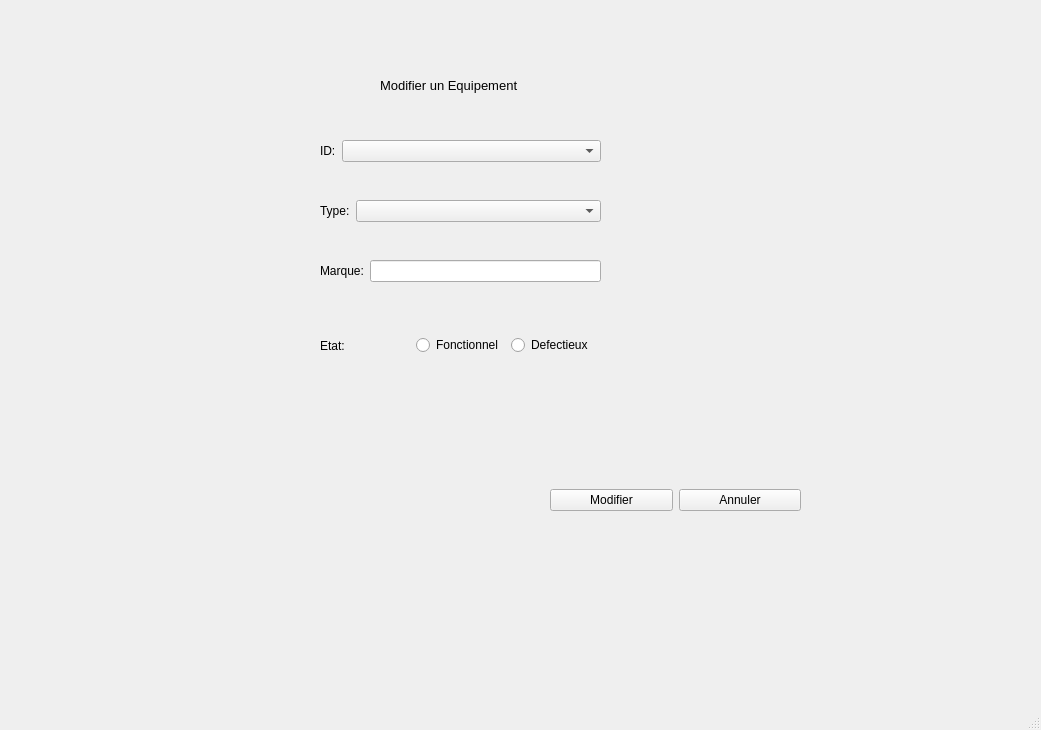
<?xml version="1.0" encoding="UTF-8"?>
<ui version="4.0">
 <class>EquipmentDialog</class>
 <widget class="QMainWindow" name="EquipmentDialog">
  <property name="geometry">
   <rect>
    <x>0</x>
    <y>0</y>
    <width>1041</width>
    <height>730</height>
   </rect>
  </property>
  <property name="windowTitle">
   <string>MainWindow</string>
  </property>
  <widget class="QWidget" name="centralwidget">
   <widget class="QStackedWidget" name="stackedWidget">
    <property name="geometry">
     <rect>
      <x>0</x>
      <y>0</y>
      <width>1031</width>
      <height>691</height>
     </rect>
    </property>
    <property name="currentIndex">
     <number>2</number>
    </property>
    <widget class="QWidget" name="page">
     <widget class="QLabel" name="label">
      <property name="geometry">
       <rect>
        <x>370</x>
        <y>40</y>
        <width>131</width>
        <height>41</height>
       </rect>
      </property>
      <property name="text">
       <string>Ajouter un Equipement</string>
      </property>
     </widget>
     <widget class="QWidget" name="formLayoutWidget">
      <property name="geometry">
       <rect>
        <x>310</x>
        <y>130</y>
        <width>301</width>
        <height>41</height>
       </rect>
      </property>
      <layout class="QFormLayout" name="formLayout">
       <item row="0" column="0">
        <widget class="QLabel" name="label_2">
         <property name="text">
          <string>ID:</string>
         </property>
        </widget>
       </item>
       <item row="0" column="1">
        <widget class="QLineEdit" name="eID"/>
       </item>
      </layout>
     </widget>
     <widget class="QWidget" name="formLayoutWidget_2">
      <property name="geometry">
       <rect>
        <x>310</x>
        <y>260</y>
        <width>301</width>
        <height>41</height>
       </rect>
      </property>
      <layout class="QFormLayout" name="formLayout_2">
       <item row="0" column="0">
        <widget class="QLabel" name="label_3">
         <property name="text">
          <string>Marque:</string>
         </property>
        </widget>
       </item>
       <item row="0" column="1">
        <widget class="QLineEdit" name="e_marque"/>
       </item>
      </layout>
     </widget>
     <widget class="QWidget" name="formLayoutWidget_3">
      <property name="geometry">
       <rect>
        <x>310</x>
        <y>190</y>
        <width>301</width>
        <height>51</height>
       </rect>
      </property>
      <layout class="QFormLayout" name="formLayout_3">
       <item row="0" column="1">
        <widget class="QComboBox" name="e_type">
         <item>
          <property name="text">
           <string/>
          </property>
         </item>
         <item>
          <property name="text">
           <string>PC</string>
          </property>
         </item>
         <item>
          <property name="text">
           <string>Impremente</string>
          </property>
         </item>
         <item>
          <property name="text">
           <string>Clavier</string>
          </property>
         </item>
         <item>
          <property name="text">
           <string>Souris</string>
          </property>
         </item>
         <item>
          <property name="text">
           <string>Software</string>
          </property>
         </item>
        </widget>
       </item>
       <item row="0" column="0">
        <widget class="QLabel" name="label_4">
         <property name="text">
          <string>Type:</string>
         </property>
        </widget>
       </item>
      </layout>
     </widget>
     <widget class="QWidget" name="horizontalLayoutWidget">
      <property name="geometry">
       <rect>
        <x>310</x>
        <y>330</y>
        <width>301</width>
        <height>61</height>
       </rect>
      </property>
      <layout class="QHBoxLayout" name="horizontalLayout">
       <item>
        <widget class="QLabel" name="label_5">
         <property name="text">
          <string>Etat:</string>
         </property>
        </widget>
       </item>
       <item>
        <widget class="QRadioButton" name="radioButton_etat_2">
         <property name="text">
          <string>Fonctionnel</string>
         </property>
        </widget>
       </item>
       <item>
        <widget class="QRadioButton" name="radioButton_etat">
         <property name="text">
          <string>Defectieux</string>
         </property>
        </widget>
       </item>
      </layout>
     </widget>
     <widget class="QWidget" name="horizontalLayoutWidget_2">
      <property name="geometry">
       <rect>
        <x>580</x>
        <y>440</y>
        <width>261</width>
        <height>111</height>
       </rect>
      </property>
      <layout class="QHBoxLayout" name="horizontalLayout_2">
       <item>
        <widget class="QPushButton" name="Add_button_equi">
         <property name="text">
          <string>Ajouter</string>
         </property>
        </widget>
       </item>
       <item>
        <widget class="QPushButton" name="Cancel_button">
         <property name="text">
          <string>Annuler</string>
         </property>
        </widget>
       </item>
      </layout>
     </widget>
    </widget>
    <widget class="QWidget" name="page_2">
     <widget class="QPushButton" name="update_btn">
      <property name="geometry">
       <rect>
        <x>870</x>
        <y>270</y>
        <width>111</width>
        <height>41</height>
       </rect>
      </property>
      <property name="text">
       <string>Modifier</string>
      </property>
     </widget>
     <widget class="QPushButton" name="delete_equi_btn">
      <property name="geometry">
       <rect>
        <x>870</x>
        <y>330</y>
        <width>111</width>
        <height>41</height>
       </rect>
      </property>
      <property name="text">
       <string>Supprimer</string>
      </property>
     </widget>
     <widget class="QPushButton" name="pushButton_3">
      <property name="geometry">
       <rect>
        <x>870</x>
        <y>550</y>
        <width>111</width>
        <height>41</height>
       </rect>
      </property>
      <property name="text">
       <string>Quitter</string>
      </property>
     </widget>
     <widget class="QPushButton" name="pushButton_AjouterLink">
      <property name="geometry">
       <rect>
        <x>870</x>
        <y>210</y>
        <width>111</width>
        <height>41</height>
       </rect>
      </property>
      <property name="text">
       <string>Ajouter</string>
      </property>
     </widget>
     <widget class="QLabel" name="label_6">
      <property name="geometry">
       <rect>
        <x>150</x>
        <y>0</y>
        <width>281</width>
        <height>51</height>
       </rect>
      </property>
      <property name="font">
       <font>
        <pointsize>16</pointsize>
       </font>
      </property>
      <property name="layoutDirection">
       <enum>Qt::LeftToRight</enum>
      </property>
      <property name="text">
       <string>Les équipements</string>
      </property>
      <property name="alignment">
       <set>Qt::AlignCenter</set>
      </property>
     </widget>
     <widget class="QTableView" name="tableView">
      <property name="geometry">
       <rect>
        <x>20</x>
        <y>210</y>
        <width>631</width>
        <height>401</height>
       </rect>
      </property>
     </widget>
     <widget class="QWidget" name="formLayoutWidget_4">
      <property name="geometry">
       <rect>
        <x>20</x>
        <y>60</y>
        <width>351</width>
        <height>52</height>
       </rect>
      </property>
      <layout class="QFormLayout" name="formLayout_4">
       <item row="0" column="0">
        <widget class="QLabel" name="label_7">
         <property name="font">
          <font>
           <pointsize>10</pointsize>
           <weight>75</weight>
           <bold>true</bold>
          </font>
         </property>
         <property name="text">
          <string>Equipement ID:</string>
         </property>
        </widget>
       </item>
       <item row="0" column="1">
        <widget class="QComboBox" name="comboBox"/>
       </item>
      </layout>
     </widget>
     <widget class="QWidget" name="gridLayoutWidget">
      <property name="geometry">
       <rect>
        <x>680</x>
        <y>40</y>
        <width>321</width>
        <height>91</height>
       </rect>
      </property>
      <layout class="QGridLayout" name="gridLayout">
       <item row="1" column="0">
        <widget class="QPushButton" name="tri_id_equi">
         <property name="text">
          <string>ID</string>
         </property>
        </widget>
       </item>
       <item row="0" column="1">
        <widget class="QLabel" name="label_13">
         <property name="font">
          <font>
           <pointsize>10</pointsize>
          </font>
         </property>
         <property name="text">
          <string>Trier Par:</string>
         </property>
        </widget>
       </item>
       <item row="1" column="2">
        <widget class="QPushButton" name="tri_date_ajout_equi">
         <property name="text">
          <string>Date d'ajout</string>
         </property>
        </widget>
       </item>
       <item row="1" column="1">
        <widget class="QPushButton" name="tri_nom_equi">
         <property name="text">
          <string>Nom</string>
         </property>
        </widget>
       </item>
       <item row="2" column="1">
        <widget class="QPushButton" name="pdf_equi_btn">
         <property name="text">
          <string>Generer PDF</string>
         </property>
        </widget>
       </item>
      </layout>
     </widget>
     <widget class="QPushButton" name="arduino">
      <property name="geometry">
       <rect>
        <x>870</x>
        <y>390</y>
        <width>111</width>
        <height>41</height>
       </rect>
      </property>
      <property name="text">
       <string>Barcode Scanner</string>
      </property>
     </widget>
     <widget class="QPushButton" name="QR_equi_btn">
      <property name="geometry">
       <rect>
        <x>870</x>
        <y>470</y>
        <width>111</width>
        <height>41</height>
       </rect>
      </property>
      <property name="text">
       <string>QR Code</string>
      </property>
     </widget>
     <widget class="QLabel" name="QRCODE_4">
      <property name="geometry">
       <rect>
        <x>690</x>
        <y>290</y>
        <width>131</width>
        <height>131</height>
       </rect>
      </property>
      <property name="text">
       <string/>
      </property>
     </widget>
     <widget class="QWidget" name="formLayoutWidget_8">
      <property name="geometry">
       <rect>
        <x>20</x>
        <y>120</y>
        <width>351</width>
        <height>41</height>
       </rect>
      </property>
      <layout class="QFormLayout" name="formLayout_8">
       <item row="0" column="0">
        <widget class="QLabel" name="label_14">
         <property name="font">
          <font>
           <pointsize>10</pointsize>
          </font>
         </property>
         <property name="text">
          <string>Recherche</string>
         </property>
        </widget>
       </item>
       <item row="0" column="1">
        <widget class="QLineEdit" name="RechercheEQUI">
         <property name="maximumSize">
          <size>
           <width>16777200</width>
           <height>16777215</height>
          </size>
         </property>
        </widget>
       </item>
      </layout>
     </widget>
    </widget>
    <widget class="QWidget" name="page_3">
     <widget class="QLabel" name="label_8">
      <property name="geometry">
       <rect>
        <x>380</x>
        <y>60</y>
        <width>191</width>
        <height>51</height>
       </rect>
      </property>
      <property name="font">
       <font>
        <pointsize>10</pointsize>
       </font>
      </property>
      <property name="text">
       <string>Modifier un Equipement</string>
      </property>
     </widget>
     <widget class="QWidget" name="formLayoutWidget_5">
      <property name="geometry">
       <rect>
        <x>320</x>
        <y>140</y>
        <width>281</width>
        <height>41</height>
       </rect>
      </property>
      <layout class="QFormLayout" name="formLayout_5">
       <item row="0" column="0">
        <widget class="QLabel" name="label_9">
         <property name="text">
          <string>ID:</string>
         </property>
        </widget>
       </item>
       <item row="0" column="1">
        <widget class="QComboBox" name="id_comboBox"/>
       </item>
      </layout>
     </widget>
     <widget class="QWidget" name="formLayoutWidget_7">
      <property name="geometry">
       <rect>
        <x>320</x>
        <y>200</y>
        <width>281</width>
        <height>41</height>
       </rect>
      </property>
      <layout class="QFormLayout" name="formLayout_7">
       <item row="0" column="1">
        <widget class="QComboBox" name="e_type_2">
         <item>
          <property name="text">
           <string/>
          </property>
         </item>
         <item>
          <property name="text">
           <string>PC</string>
          </property>
         </item>
         <item>
          <property name="text">
           <string>Impremente</string>
          </property>
         </item>
         <item>
          <property name="text">
           <string>Clavier</string>
          </property>
         </item>
         <item>
          <property name="text">
           <string>Souris</string>
          </property>
         </item>
         <item>
          <property name="text">
           <string>Software</string>
          </property>
         </item>
        </widget>
       </item>
       <item row="0" column="0">
        <widget class="QLabel" name="label_11">
         <property name="text">
          <string>Type:</string>
         </property>
        </widget>
       </item>
      </layout>
     </widget>
     <widget class="QWidget" name="formLayoutWidget_6">
      <property name="geometry">
       <rect>
        <x>320</x>
        <y>260</y>
        <width>281</width>
        <height>41</height>
       </rect>
      </property>
      <layout class="QFormLayout" name="formLayout_6">
       <item row="0" column="0">
        <widget class="QLabel" name="label_10">
         <property name="text">
          <string>Marque:</string>
         </property>
        </widget>
       </item>
       <item row="0" column="1">
        <widget class="QLineEdit" name="e_marque_2"/>
       </item>
      </layout>
     </widget>
     <widget class="QWidget" name="horizontalLayoutWidget_3">
      <property name="geometry">
       <rect>
        <x>320</x>
        <y>320</y>
        <width>281</width>
        <height>51</height>
       </rect>
      </property>
      <layout class="QHBoxLayout" name="horizontalLayout_3">
       <item>
        <widget class="QLabel" name="label_12">
         <property name="text">
          <string>Etat:</string>
         </property>
        </widget>
       </item>
       <item>
        <widget class="QRadioButton" name="radioButton_3">
         <property name="text">
          <string>Fonctionnel</string>
         </property>
        </widget>
       </item>
       <item>
        <widget class="QRadioButton" name="radioButton_4">
         <property name="text">
          <string>Defectieux</string>
         </property>
        </widget>
       </item>
      </layout>
     </widget>
     <widget class="QWidget" name="horizontalLayoutWidget_4">
      <property name="geometry">
       <rect>
        <x>550</x>
        <y>450</y>
        <width>251</width>
        <height>101</height>
       </rect>
      </property>
      <layout class="QHBoxLayout" name="horizontalLayout_4">
       <item>
        <widget class="QPushButton" name="UpdateEQUI_button">
         <property name="text">
          <string>Modifier</string>
         </property>
        </widget>
       </item>
       <item>
        <widget class="QPushButton" name="Cancel_button_2">
         <property name="text">
          <string>Annuler</string>
         </property>
        </widget>
       </item>
      </layout>
     </widget>
    </widget>
    <widget class="QWidget" name="page_4">
     <widget class="QLabel" name="label_22">
      <property name="geometry">
       <rect>
        <x>360</x>
        <y>40</y>
        <width>241</width>
        <height>51</height>
       </rect>
      </property>
      <property name="font">
       <font>
        <pointsize>12</pointsize>
        <weight>75</weight>
        <bold>true</bold>
       </font>
      </property>
      <property name="text">
       <string>Scanner Code A Barre</string>
      </property>
     </widget>
     <widget class="QWidget" name="horizontalLayoutWidget_8">
      <property name="geometry">
       <rect>
        <x>560</x>
        <y>420</y>
        <width>251</width>
        <height>101</height>
       </rect>
      </property>
      <layout class="QHBoxLayout" name="horizontalLayout_8">
       <item>
        <widget class="QPushButton" name="addBarcode">
         <property name="text">
          <string>Ajouter</string>
         </property>
        </widget>
       </item>
       <item>
        <widget class="QPushButton" name="Cancel_button_4">
         <property name="text">
          <string>Annuler</string>
         </property>
        </widget>
       </item>
      </layout>
     </widget>
     <widget class="QLabel" name="res_arduino">
      <property name="geometry">
       <rect>
        <x>390</x>
        <y>200</y>
        <width>291</width>
        <height>191</height>
       </rect>
      </property>
      <property name="font">
       <font>
        <pointsize>16</pointsize>
        <weight>75</weight>
        <bold>true</bold>
       </font>
      </property>
      <property name="text">
       <string/>
      </property>
     </widget>
     <widget class="QWidget" name="formLayoutWidget_9">
      <property name="geometry">
       <rect>
        <x>280</x>
        <y>120</y>
        <width>351</width>
        <height>52</height>
       </rect>
      </property>
      <layout class="QFormLayout" name="formLayout_9">
       <item row="0" column="0">
        <widget class="QLabel" name="label_15">
         <property name="font">
          <font>
           <pointsize>10</pointsize>
           <weight>75</weight>
           <bold>true</bold>
          </font>
         </property>
         <property name="text">
          <string>Equipement ID:</string>
         </property>
        </widget>
       </item>
       <item row="0" column="1">
        <widget class="QComboBox" name="eid"/>
       </item>
      </layout>
     </widget>
    </widget>
   </widget>
  </widget>
  <widget class="QMenuBar" name="menubar">
   <property name="geometry">
    <rect>
     <x>0</x>
     <y>0</y>
     <width>1041</width>
     <height>26</height>
    </rect>
   </property>
  </widget>
  <widget class="QStatusBar" name="statusbar"/>
 </widget>
 <resources/>
 <connections/>
</ui>
